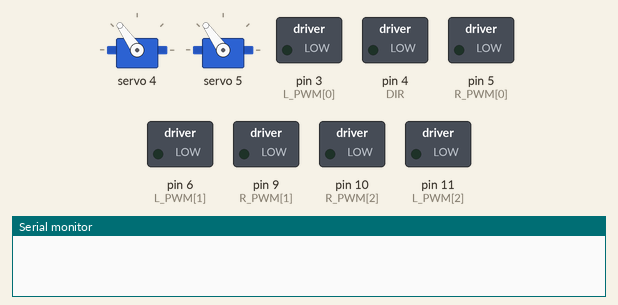
Recording of a sketch running on a simulated Arduino Uno, built with avr-gcc and run on an emulated ATmega328P. Parts: 2 × servo, switched loads named in the sketch (green lamp = pin HIGH), the last lines printed to the serial monitor. Pins used as bus, display or sensor lines are not drawn.

Above: at 0.1 s.
At 2.1 s:
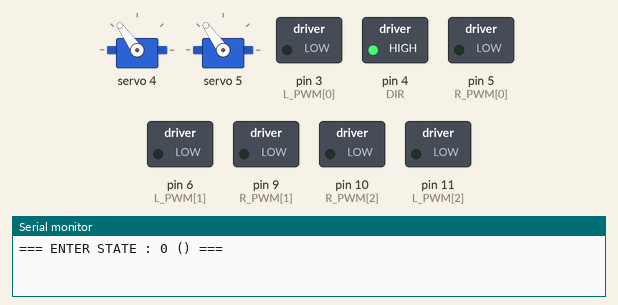
At 5.4 s:
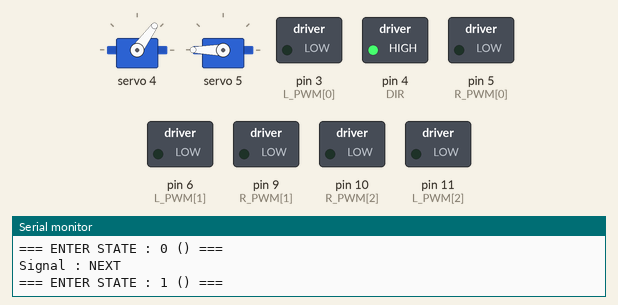
At 6.9 s:
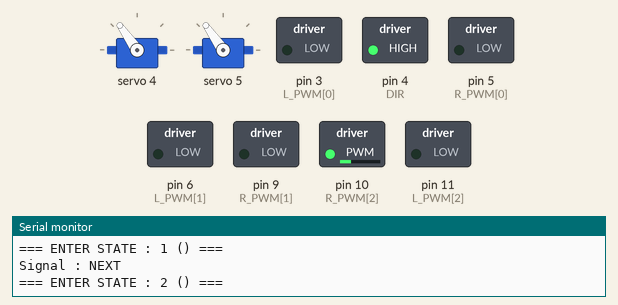
Timing chart, 0 to 32.4 s (numbered marks = the images above):
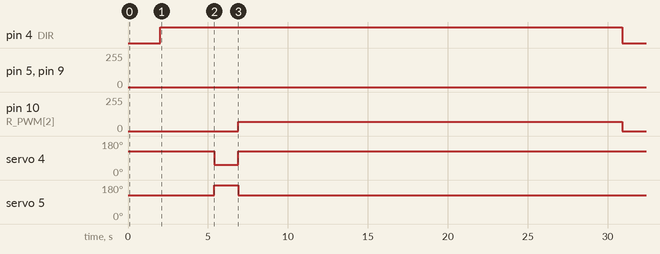

Measured:
- by itself, pin 4 (DIR): LOW → HIGH at 2.0 s, → LOW 28.9 s later
- by itself, pin 10 (R_PWM[2]): 0/255 → 70/255 at 6.9 s, → 0/255 24.0 s later
- by itself, servo 4: 125° → 54° at 5.4 s, → 125° 1.5 s later
- by itself, servo 5: 125° → 180° at 5.4 s, → 125° 1.5 s later

The sketch:

FINAL_7.ino
```cpp
#include <Adafruit_VL53L0X.h>
#include <Adafruit_PWMServoDriver.h>
#include <Wire.h>

#define SERVO_MIN_PULSE_WIDTH 150
#define SERVO_MAX_PULSE_WIDTH 600
#define PCA_FREQUENCY 50

enum SystemMode {
    MODE_IDLE,
    MODE_RUNNING,
    MODE_DONE,
    MODE_FAIL
};

SystemMode CurrentMode = MODE_IDLE;

enum Signal {
    KEEP,
    NEXT,
    RETRY,
    FAIL
};

enum RobotState {
    Gripper_Open,
    Set_Injector,
    Horizontal_Move,
    Horizontal_Move_Reverse,
    Gripper_Close,
    Climb,
    Harvest
};
struct StateConfig {
    RobotState state;
    void (*onEnter)();
    Signal (*onUpdate)();
    void (*onExit)();
};

void Gripper_Open_Enter();
Signal Gripper_Open_Update();
void Stop_Gripper_Motor();

void Set_Injector_Enter();
Signal Set_Injectior_Update();
void Stop_Servo_Motor();

void Horizontal_Move_Enter();
Signal Horizontal_Move_Update();
void Stop_Horizontal_Motor();

void Horizontal_Move_Reverse_Enter();
Signal Horizontal_Move_Reverse_Update();

void Gripper_Close_Enter();
Signal Gripper_Close_Update();

void Climb_Enter();
Signal Climb_Update();
void Stop_Climbing_Motor();

void Harvest_Enter();
Signal Harvest_Update();
void Stop_Harvest_Climb_Motor();

void Stop_Motors();

struct StateConfig stateConfigs[] = {
    { Gripper_Open, Gripper_Open_Enter, Gripper_Open_Update, Stop_Gripper_Motor },
    {Set_Injector, Set_Injector_Enter, Set_Injectior_Update, Stop_Servo_Motor},
    { Horizontal_Move, Horizontal_Move_Enter, Horizontal_Move_Update, Stop_Horizontal_Motor },
    // {Horizontal_Move_Reverse, Horizontal_Move_Reverse_Enter, Horizontal_Move_Reverse_Update, Stop_Horizontal_Motor},
    { Gripper_Close, Gripper_Close_Enter, Gripper_Close_Update, Stop_Gripper_Motor },
    { Climb, Climb_Enter, Climb_Update, Stop_Climbing_Motor },
    { Harvest, Harvest_Enter, Harvest_Update, Stop_Harvest_Climb_Motor }
};

int System_Fail_Count = 0;
const int System_Max_Fail_Count = 2;
unsigned long System_Start_Time;
bool isNewSystem = true;
int currentState_Index = 0;
bool isNewState = true;
const unsigned long StartTime = 2000;

// HM0557 stepper motor
const int STR = 7;
const int DIR = 4;

// BTS7960 motor driver
const int R_PWM[] = { 5, 9, 10 };
const int L_PWM[] = { 3, 6, 11 };

const int Total_Motor_Num = 3;

// PCA9685 servo driver
Adafruit_PWMServoDriver pwm = Adafruit_PWMServoDriver();

const int Servo_CH[] = {4, 5};
const int Servo_Num = 2;

// Gripper open/close
const unsigned long Steps_Per_Revolution_Open = 13000;
const unsigned long Steps_Per_Revolution_Close = 35000;
const int Step_Delay_Open = 100;
const int Step_Delay_Close = 100;
unsigned long gripperStep = 0;

//Injector Setting& Harvest

const int Base_Angle = 90;
//Injector
int Injector_End_Angle_0;
int Injector_End_Angle_1;

const unsigned long Injector_Start = 500;
const unsigned long Injector_End = 1500;

unsigned long Injector_Time;
bool Injector_Closed;

//Harvest
int Harvest_Climb_End_Angle_0;
int Harvest_Climb_End_Angle_1;

const int Harvest_Climb_Speed = 40;

const unsigned long Harvest_Ready_Duration = 3000;
const unsigned long Harvest_Move_Duration = 4000;

unsigned long Harvest_Pause_Time;

// Horizontal movement
const int Motor_Horizontal = 2;
const int Move_Horizontal_Speed = 70;
const int Move_Horizontal_Reverse_Speed = 100;
const unsigned long Move_Horizontal_Duration = 24000;
const unsigned long Move_Horizontal_Reverse_Interval = 500;

unsigned long Move_Horizontal_Time;
unsigned long Move_Horizontal_Reverse_Time;

// Vertical movement

const int Climb_Motor_Num = 2;
const int Climb_Start_Speed = 50;
const int Climb_Min_Speed = 0;
const int Climb_Const_Speed = 180;
const int Climb_Max_Speed = 255;

const unsigned long Climb_Duration = 40900;
const unsigned long Stop_Before_Climbing_Duration = 3000;

int Climb_Speed;
int currentSpeed[Total_Motor_Num] = { 0, 0, 0 };
unsigned long Climb_Time;
unsigned long Stop_Before_Climbing;


void Move_Horizontal();
void Move_Horizontal_Reverse();

void Set_Climb_Motors(int speed);
void Stop_Climbing_Motor();

void Harvest_Climb_Slowly();

int angleToPulse(int angle) {
  angle = constrain(angle, 0, 180);
  return map(angle, 0, 180, SERVO_MIN_PULSE_WIDTH , SERVO_MAX_PULSE_WIDTH);
}


void setup() {
    Serial.begin(115200);
    Wire.begin();

    pinMode(STR, OUTPUT);
    pinMode(DIR, OUTPUT);

    pwm.begin();
    pwm.setPWMFreq(PCA_FREQUENCY);

    for (int i = 0; i < Servo_Num; i++) {
    pwm.setPWM(Servo_CH[i], 0, angleToPulse(Base_Angle));
    }

    for (int i = 0; i < Total_Motor_Num; i++) {
        pinMode(R_PWM[i], OUTPUT);
        pinMode(L_PWM[i], OUTPUT);

        analogWrite(R_PWM[i], 0);
        analogWrite(L_PWM[i], 0);
    }
}

void loop() {
    switch (CurrentMode) {
        case MODE_IDLE:
            if (isNewSystem) {
                Stop_Motors();
                System_Start_Time = millis();
                isNewSystem = false;
            }

            if (millis() - System_Start_Time >= StartTime) {
                currentState_Index = 0;
                isNewState = true;
                isNewSystem = true;
                CurrentMode = MODE_RUNNING;
            }
            break;

        case MODE_RUNNING:
            if (isNewState) {

                Serial.print("\n=== ENTER STATE : ");
                Serial.print(currentState_Index);
                Serial.print(" (");
                Serial.println(") ===");

                if (stateConfigs[currentState_Index].onEnter != nullptr) {
                    stateConfigs[currentState_Index].onEnter();
                }

                isNewState = false;
                return;
            }

            Signal nextSignal = KEEP;
            if (stateConfigs[currentState_Index].onUpdate != nullptr) {
                nextSignal = stateConfigs[currentState_Index].onUpdate();
            }

            if (nextSignal == NEXT) {
                    Serial.print("Signal : NEXT ");
                if (stateConfigs[currentState_Index].onExit != nullptr) {
                    stateConfigs[currentState_Index].onExit();
                }
                currentState_Index++;

                if (currentState_Index >= sizeof(stateConfigs) / sizeof(StateConfig)) {
                    System_Fail_Count = 0;
                    isNewSystem = true;
                    CurrentMode = MODE_DONE;
                } else {
                    isNewState = true;
                }
            } else if (nextSignal == RETRY) {
                Serial.println("Signal : RETRY");
                isNewState = true;
            } else if (nextSignal == FAIL) {
                Serial.println("Signal : FAIL");

                if (stateConfigs[currentState_Index].onExit != nullptr) {
                    stateConfigs[currentState_Index].onExit();
                }
                System_Fail_Count++;

                if (System_Fail_Count < System_Max_Fail_Count) {
                    isNewSystem = true;
                    CurrentMode = MODE_IDLE;
                } else {
                    isNewSystem = true;
                    CurrentMode = MODE_FAIL;
                }
            }
            break;

        case MODE_DONE:
            if (isNewSystem) {
                Stop_Motors();
                isNewSystem = false;
            }
            while (1);
            break;

        case MODE_FAIL:
            if (isNewSystem) {
            Stop_Motors();
            Serial.println("System failed");
            isNewSystem = false;
            }
        while (1);
        break;
    }
}

void Gripper_Open_Enter() {
    gripperStep = 0;
    digitalWrite(DIR, HIGH);
}

Signal Gripper_Open_Update() {
    unsigned long Gripper_Open_Target_Step;

    Calculate_Motor_Step (Gripper_Open_Target_Step);

    if (gripperStep < Gripper_Open_Target_Step){
        digitalWrite(STR, HIGH);
        delayMicroseconds(Step_Delay_Open);
        digitalWrite(STR, LOW);
        delayMicroseconds(Step_Delay_Open);
        gripperStep++;
    } else {
        return NEXT;
    }

    return KEEP;
}

void Stop_Gripper_Motor() {
    digitalWrite(STR, LOW);
    gripperStep = 0;
}

void Set_Injector_Enter() {
    Injector_Time = millis();
    Injector_End_Angle_0 = Base_Angle - 60;
    Injector_End_Angle_1 = Base_Angle + 60;
    Injector_Closed = false;

}

Signal Set_Injectior_Update() {
    unsigned long elapsedTime = millis() - Injector_Time;

    if (!Injector_Closed && elapsedTime >= Injector_Start) {
        pwm.setPWM(Servo_CH[0], 0, angleToPulse(Injector_End_Angle_0));
        pwm.setPWM(Servo_CH[1], 0, angleToPulse(Injector_End_Angle_1));

        Injector_Closed = true;
    }

    if (Injector_Closed && elapsedTime >= Injector_Start + Injector_End) {
       for (int i = 0; i < Servo_Num; i++) {
        pwm.setPWM(Servo_CH[i], 0, angleToPulse(Base_Angle));
        }
        return NEXT;
    }
    return KEEP;
}


void Horizontal_Move_Enter() {
    Move_Horizontal_Time = millis();
    Move_Horizontal();
}

Signal Horizontal_Move_Update() {
    unsigned long elapsedTime = millis() - Move_Horizontal_Time;

    if (elapsedTime <= Move_Horizontal_Duration) {
        return KEEP;
    }
    return NEXT;
}

void Move_Horizontal() {
    currentSpeed[Motor_Horizontal] = Move_Horizontal_Speed;
    analogWrite(R_PWM[Motor_Horizontal], currentSpeed[Motor_Horizontal]);
    analogWrite(L_PWM[Motor_Horizontal], 0);
}

void Horizontal_Move_Reverse_Enter() {
    Move_Horizontal_Reverse_Time = millis();
    Move_Horizontal_Reverse();
}

Signal Horizontal_Move_Reverse_Update() {
    unsigned long elapsedTime = millis() - Move_Horizontal_Reverse_Time;

    if (elapsedTime <= Move_Horizontal_Reverse_Interval) {
        return KEEP;
    }
    return NEXT;
}

void Move_Horizontal_Reverse() {
    currentSpeed[Motor_Horizontal] = Move_Horizontal_Reverse_Speed;
    analogWrite(R_PWM[Motor_Horizontal], 0);
    analogWrite(L_PWM[Motor_Horizontal], currentSpeed[Motor_Horizontal]);
}

void Stop_Horizontal_Motor() {
    analogWrite(R_PWM[Motor_Horizontal], 0);
    analogWrite(L_PWM[Motor_Horizontal], 0);

    currentSpeed[Motor_Horizontal] = 0;
}


void Gripper_Close_Enter() {
    gripperStep = 0;
    digitalWrite(DIR, LOW);
}

Signal Gripper_Close_Update() {
    unsigned long Gripper_Close_Target_Step;

    Calculate_Motor_Step (Gripper_Close_Target_Step);

    if (gripperStep < Gripper_Close_Target_Step) {
        digitalWrite(STR, HIGH);
        delayMicroseconds(Step_Delay_Close);
        digitalWrite(STR, LOW);
        delayMicroseconds(Step_Delay_Close);
        gripperStep++;
    } else {
        return NEXT;
    }
    return KEEP;
}

void Calculate_Motor_Step (unsigned long &Step) {
    RobotState currentState = stateConfigs[currentState_Index].state;

    if (currentState==Gripper_Open) {
        Step = Steps_Per_Revolution_Open;
    } else if (currentState==Gripper_Close) {
        Step = Steps_Per_Revolution_Close;
    }
}

void Climb_Enter() {
    Climb_Speed = Climb_Const_Speed;
    Climb_Time = millis();
    Stop_Before_Climbing = millis();
}

Signal Climb_Update() {
    if (millis()- Stop_Before_Climbing <= Stop_Before_Climbing_Duration) {
        return KEEP;
    }
    Set_Climb_Motors(Climb_Speed);
    if (millis() - Climb_Time >= Climb_Duration) {
        return NEXT;
    }
    return KEEP;
}

void Set_Climb_Motors(int speed) {
    Climb_Speed = constrain(speed, Climb_Min_Speed, Climb_Max_Speed);

    for (int i = 0; i < Climb_Motor_Num; i++) {
        currentSpeed[i] = Climb_Speed;
        analogWrite(R_PWM[i], Climb_Speed);
        analogWrite(L_PWM[i], 0);
    }
}

void Stop_Climbing_Motor() {
     for (int i = 0; i < Climb_Motor_Num; i++) {
        analogWrite(R_PWM[i], 0);
        analogWrite(L_PWM[i], 0);

        currentSpeed[i] = 0;
    }
    Climb_Speed = 0;
}

void Harvest_Enter() {
    Harvest_Pause_Time = millis();
    Harvest_Climb_End_Angle_0 = Base_Angle + 20;
    Harvest_Climb_End_Angle_1 = Base_Angle - 20;
}

Signal Harvest_Update() {
    unsigned long elapsed = millis() - Harvest_Pause_Time;

    Harvest_Climb_Slowly();

    if (elapsed >= Harvest_Ready_Duration) {

        pwm.setPWM(Servo_CH[0], 0,
                   angleToPulse(Harvest_Climb_End_Angle_0));

        pwm.setPWM(Servo_CH[1], 0,
                   angleToPulse(Harvest_Climb_End_Angle_1));

        delay (1000);

        for (int i = 0; i < Servo_Num; i++) {
        pwm.setPWM(Servo_CH[i], 0, angleToPulse(Base_Angle));
        }

        return NEXT;
    }

    return KEEP;
}

void Harvest_Climb_Slowly() {
    Set_Climb_Motors(Harvest_Climb_Speed);
}

void Stop_Servo_Motor() {
}

void Stop_Harvest_Climb_Motor() {
    Stop_Servo_Motor();
    Stop_Climbing_Motor();
}

void Stop_Motors() {
    Stop_Gripper_Motor();
    Stop_Horizontal_Motor();
    Stop_Climbing_Motor();
    Stop_Servo_Motor();
}
```
